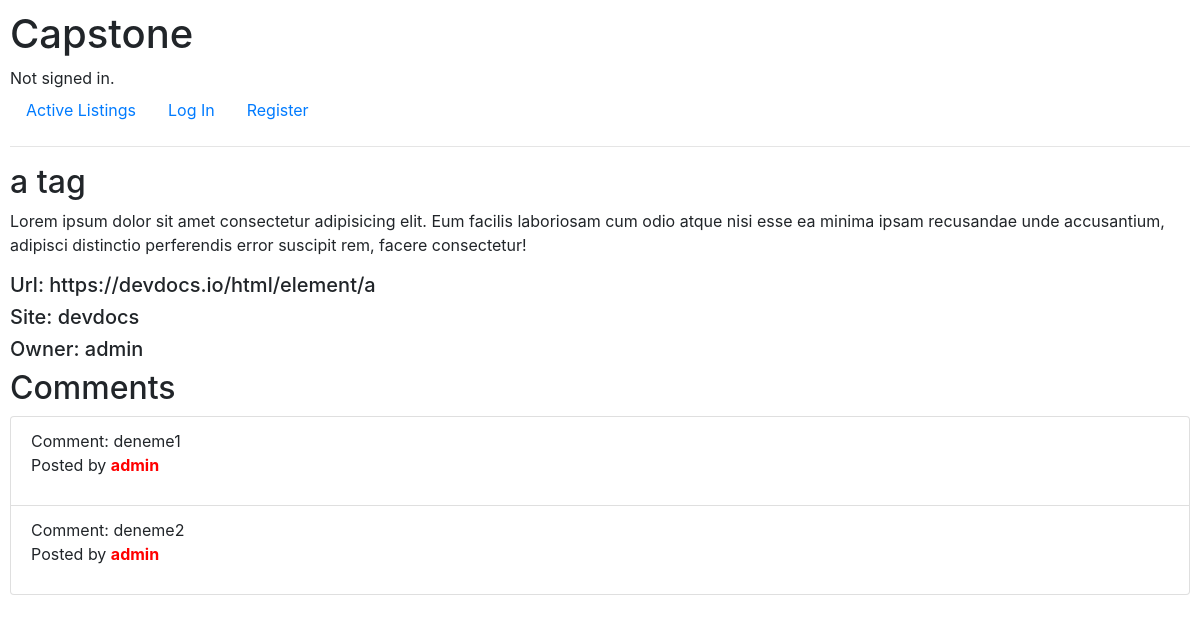
/input/1, run on the app's committed database.
### capstone/models.py (models this page shows, shortened)
class Input(models.Model):
    title = models.CharField(max_length=30)
    content = models.CharField(max_length=6000)
    url = models.CharField(max_length=60)
    sites = models.CharField(max_length=30)
    owner = models.ForeignKey(User, on_delete=models.CASCADE, blank=True, null=True, related_name="user")
    category = models.ForeignKey(Category, on_delete=models.CASCADE, blank=True, null=True, related_name="category")
    isActive = models.BooleanField(default=True)
    bookmark = models.ManyToManyField(User, blank=True, null=True, related_name="inputBookmark")

class User(AbstractUser):
    pass

class Comment(models.Model):
    author = models.ForeignKey(User, on_delete=models.CASCADE, blank=True, null=True, related_name="userComment")
    input = models.ForeignKey(Input, on_delete=models.CASCADE, blank=True, null=True, related_name="inputComment")
    message = models.CharField(max_length=400)

### capstone/views.py (the view)
# urls.py: path("input/<int:id>", views.input, name="input"),
def input(request, id):
    inputData = Input.objects.get(pk=id)
    isInputInBookmark = request.user in inputData.bookmark.all()
    allComments = Comment.objects.filter(input=inputData)
    return render(request, "capstone/input.html", {
        "input": inputData,
        "isInputInBookmark": isInputInBookmark,
        "allComments": allComments
    })

### capstone/templates/capstone/input.html (shortened to what this page needs)
{% extends "capstone/layout.html" %}
{% block body %}
    <h2>{{ input.title }}</h2>
    <p>{{ input.content }}</p>
    <h5>Url: {{ input.url }}</h5>
    <h5>Site: {{ input.sites }}</h5>
    <h5>Owner: {{ input.owner }}</h5>
    <h2>Comments</h2>
    <ul class="list-group">
    {% for comment in allComments %}
        <li class="list-group-item">Comment: {{ comment.message }}
            <br>
            <p>Posted by <strong style="color: red;">{{ comment.author }}</strong></p>
        </li>
    {% endfor %}
    </ul>
{% endblock %}

### capstone/static/capstone/styles.css (style rules this page uses)
body { padding: 10px; }

### data on the page
Input: title "a tag", content "Lorem ipsum dolor sit amet consectetur adipisicing elit. Eum facilis laboriosam cum odio atque nisi esse ea minima ipsam recusandae unde accusantium, adipisci distinctio perferendis error suscipit rem, facere consectetur!", url "https://devdocs.io/html/element/a", sites "devdocs", owner "admin"
Comment: message "deneme1", author "admin"
Comment: message "deneme2", author "admin"
